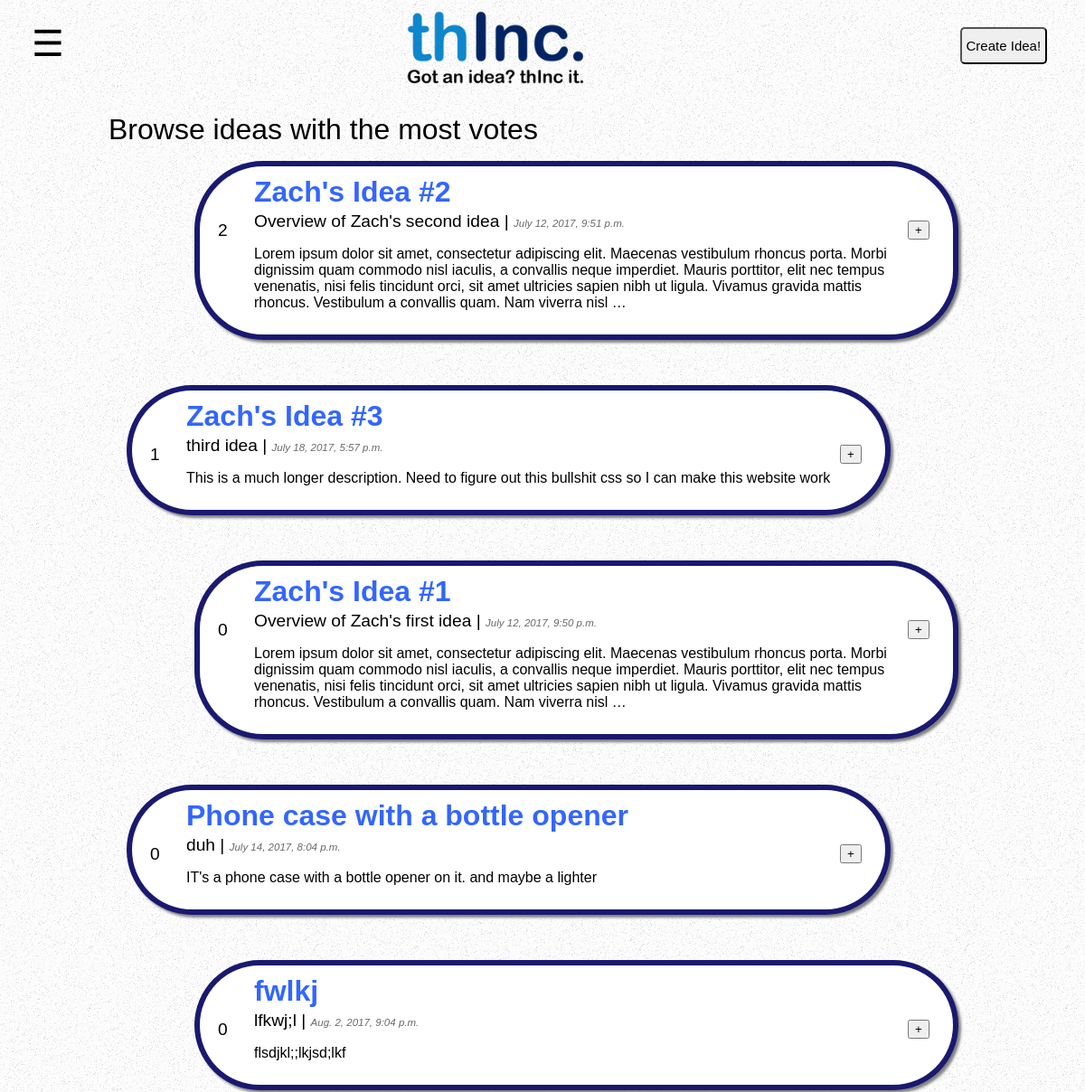
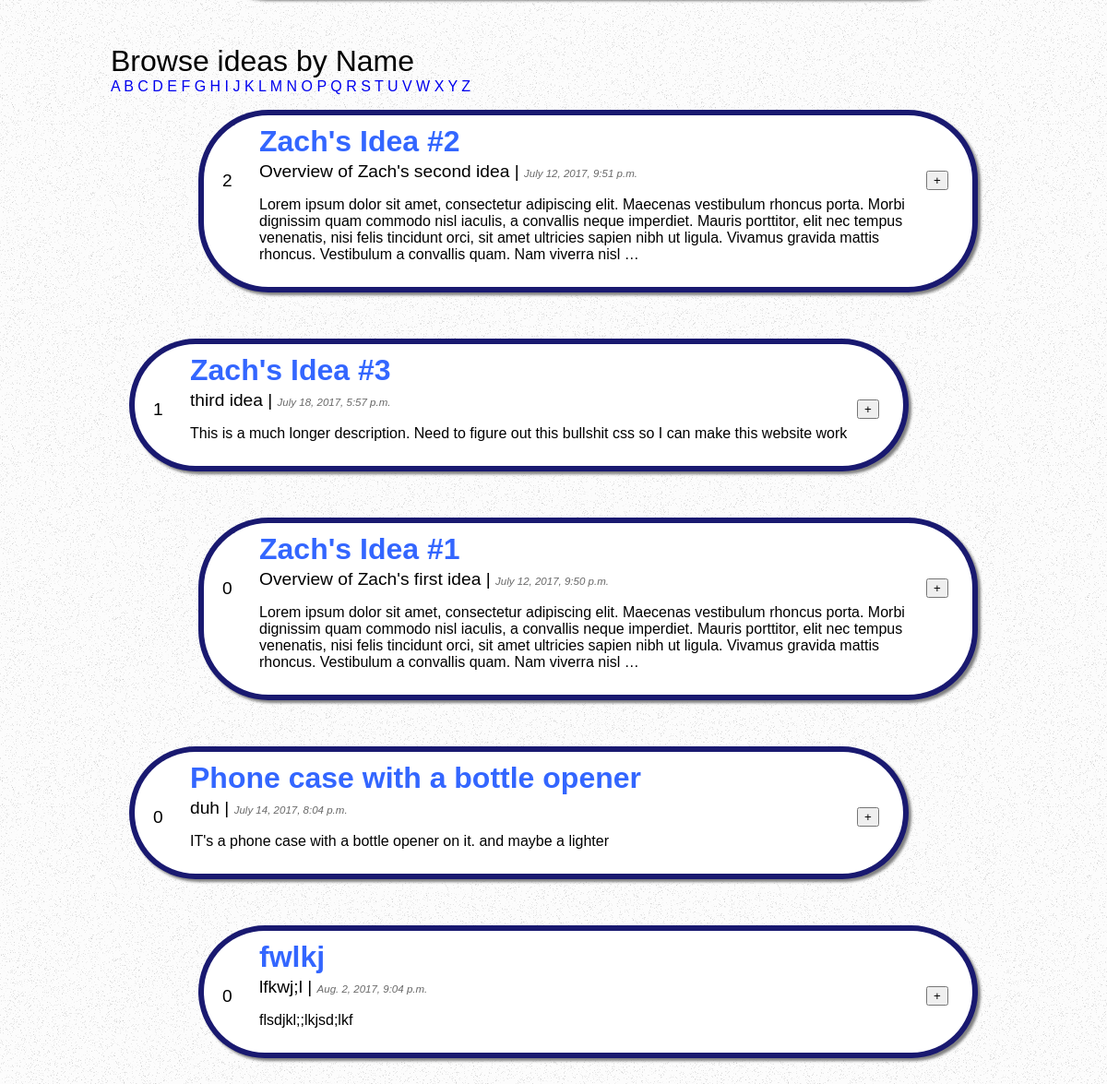
The app's page /browse/votes/ with its own data (2 pictures, top to bottom).
### thinc/models.py (models this page shows, shortened)
class Idea(models.Model):
	user = models.ForeignKey('auth.User')
	name = models.CharField(max_length=255, default="", editable=True)
	overview = models.TextField()
	description = models.TextField()
	published_date = models.DateTimeField(auto_now_add=True, null=True)
	updated_date = models.DateTimeField(auto_now=True, auto_now_add=False, null=True)
	votes = models.IntegerField(default=0)
	slug = models.SlugField(unique=True)

### thinc/views.py (the view)
# urls.py: url(r'^browse/votes/$', views.browse_by_votes, name='browse_by_votes'),
def browse_by_votes(request):
	ideas = Idea.objects.all().order_by('-votes')
	return render(request, 'search/browse_by_votes.html', {
			'ideas': ideas,
		})

### thinc/templates/search/browse_by_votes.html (shortened to what this page needs)
{% extends 'base.html' %}
{% block content %}
<div class="block">
    <h1>
        Browse ideas with the most votes
    </h1>
    <ul>
    {% for idea in ideas %}
    <li>
        <div class="idea_section">
            <div class="idea_outer">
                <div class="idea">
                    <div class="voting">
                        <form role="form" method="post">
                            <input type="submit" name="voteup" value="+">
                        </form>
                    </div>
                    <div class="votes">
                        <h3>{{ idea.votes }}</h3>
                    </div>
                    <div class="the_rest">
                        <h2>
                            <a class="idea_name" href="{% url 'idea_detail' slug=idea.slug %}">{{ idea.name }}
                            </a>
                        </h2>
                        <h3>{{ idea.overview }} | <span class="published_date">{{ idea.published_date }}</span></h3>
                        <p>{{ idea.description|truncatewords:50 }}</p>
                    </div>
                </div>
            </div>
        </div>
    </li>
    {% empty %}
    <p>Sorry, no results!</p>
    {% endfor %}
    </ul>
    <h1>
        Browse ideas {% if initial %} Starting with
        '{{ initial|title }}' {% else %} by Name {% endif %}
    </h1>
    {% for letter in 'abcdefghijklmnopqrstuvwxyz' %}
    <a href="{% url 'browse_by_name' initial=letter %}"
    {% if initial == letter %}class="active"{% endif %}>
        {{ letter|upper }}
    </a>
    {% endfor %}
    <ul>
    {% for idea in ideas %}
    <li>
        <div class="idea_section">
            <div class="idea_outer">
                <div class="idea">
                    <div class="voting">
                        <form role="form" method="post">
                            <input type="submit" name="voteup" value="+">
                        </form>
                    </div>
                    <div class="votes">
                        <h3>{{ idea.votes }}</h3>
                    </div>
                    <div class="the_rest">
                        <h2>
                            <a class="idea_name" href="{% url 'idea_detail' slug=idea.slug %}">{{ idea.name }}
                            </a>
                        </h2>
                        <h3>{{ idea.overview }} | <span class="published_date">{{ idea.published_date }}</span></h3>
                        <p>{{ idea.description|truncatewords:50 }}</p>
                    </div>
                </div>
            </div>
        </div>
    </li>
    {% empty %}
    <p>Sorry, no results!</p>
    {% endfor %}
    </ul>
</div>
{% endblock content %}

### thinc/static/css/styleJS.css (style rules this page uses)
body { font-family: "Arial Rounded MT Bold", Helvetica, sans-serif; transition: background-color .5s; margin: 0; background-image: url("../images/noise.png"); }
.block { padding: 0; margin: 20px 10%; }
.idea_outer { margin: 10px 20px 50px; padding: 6px; background-color: #191970; border-radius: 76px; transition: 0.5s; box-shadow: 3px 3px 3px grey; }
.idea { padding: 10px; border-radius: 70px; background-color: white; min-height: 100px; transition: 0.5s; }
.voting { margin: 50px 0; width: 40px; float: right; clear: both; display: block; }
.votes { padding-left: 10px; margin: 50px 0; width: 40px; float: left; }
.the_rest { margin: 0 50px; }
.published_date { font-style: italic; color: #696969; font-size: .6em; }
a { text-decoration: none; }
a.idea_name { color: #3366ff; transition: 0.5s; }
h1, h3, h4, h5, h6 { margin: 0; padding: 0; font-weight: normal; }
h2 { font-size: 2em; margin: 0 0 3px; padding: 0; }
h3 { font-size: 1.2em; }
ul, li { margin-left: 0; padding-left: 0; list-style: none; }
li:nth-of-type(odd) { padding-left: 75px; }
li:nth-of-type(even) { padding-right: 75px; }
p { font-size: 16px; }

### records on screen
Idea: votes "2", name "Zach's Idea #2", overview "Overview of Zach's second idea", published_date "July 12, 2017, 9:51 p.m.", description "Lorem ipsum dolor sit amet, consectetur adipiscing elit. Maecenas vestibulum rhoncus porta. Morbi dignissim quam commodo nisl iaculis, a convallis neque imperdiet. Mauris porttitor, elit nec tempus venenatis, nisi felis tincidunt orci, sit amet ultricies sapien nibh ut ligula. Vivamus gravida mattis rhoncus. Vestibulum a convallis quam. Nam viverra nisl …"
Idea: votes "1", name "Zach's Idea #3", overview "third idea", published_date "July 18, 2017, 5:57 p.m.", description "This is a much longer description. Need to figure out this bullshit css so I can make this website work"
Idea: votes "0", name "Zach's Idea #1", overview "Overview of Zach's first idea", published_date "July 12, 2017, 9:50 p.m.", description "Lorem ipsum dolor sit amet, consectetur adipiscing elit. Maecenas vestibulum rhoncus porta. Morbi dignissim quam commodo nisl iaculis, a convallis neque imperdiet. Mauris porttitor, elit nec tempus venenatis, nisi felis tincidunt orci, sit amet ultricies sapien nibh ut ligula. Vivamus gravida mattis rhoncus. Vestibulum a convallis quam. Nam viverra nisl …"
Idea: votes "0", name "Phone case with a bottle opener", overview "duh", published_date "July 14, 2017, 8:04 p.m.", description "IT's a phone case with a bottle opener on it. and maybe a lighter"
Idea: votes "0", name "fwlkj", overview "lfkwj;l", published_date "Aug. 2, 2017, 9:04 p.m.", description "flsdjkl;;lkjsd;lkf"

### other values on screen
{{ letter|upper }} "A" "B" "C" "D" "E" "F" "G" "H" "I" "J" "K" "L" "M" "N" "O" "P" "Q" "R" "S" "T" "U" "V" "W" "X" "Y" "Z"
